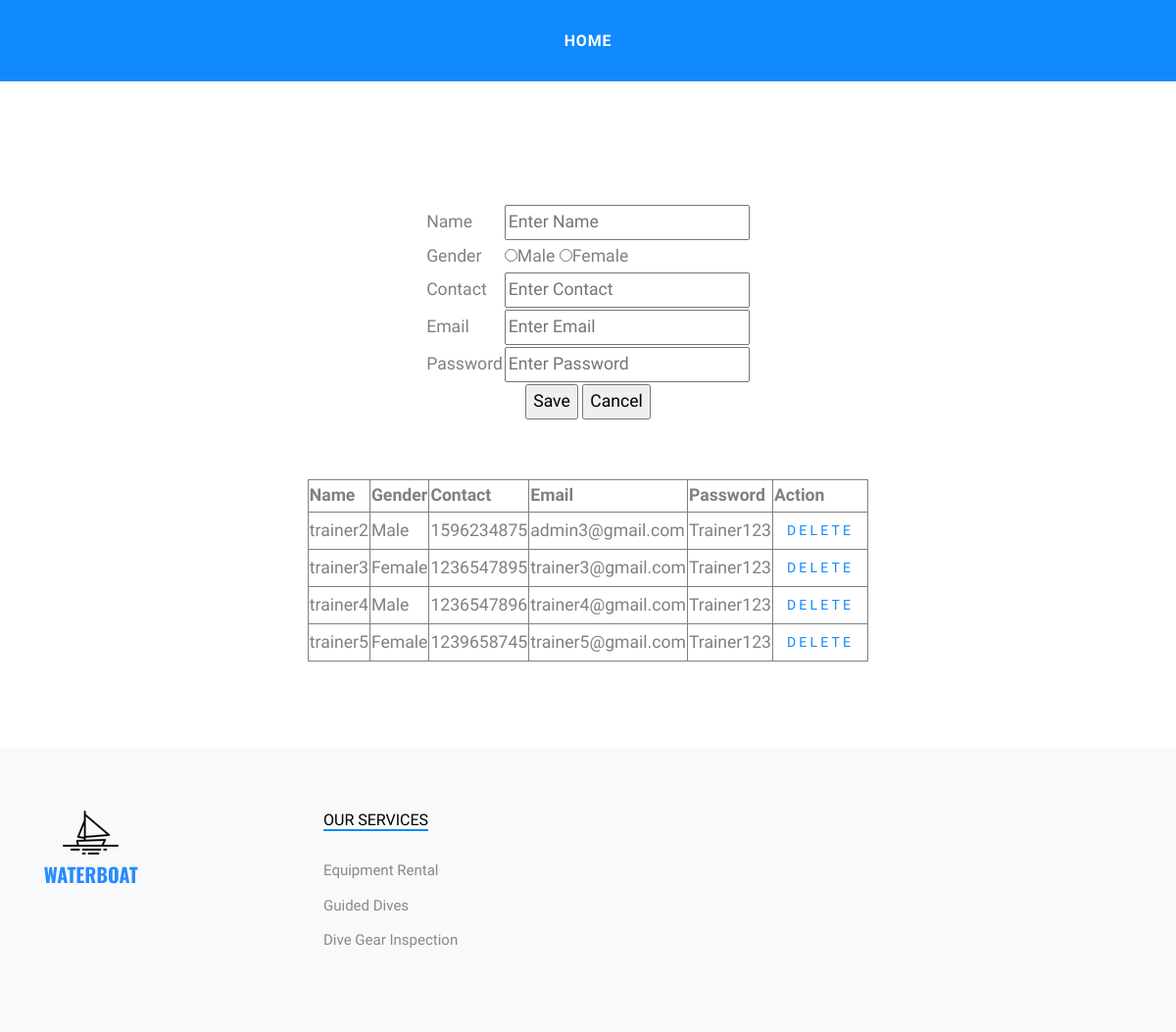
Screenshot of /trainer_registration with the database file from the repository.
### app/models.py (models this page shows)
class trainer(models.Model):
    name = models.CharField(max_length=100)
    gender = models.CharField(max_length=100)
    contact = models.CharField(max_length=100)
    email = models.EmailField(max_length=100)
    password = models.CharField(max_length=100)
    user_id = models.ForeignKey(User,on_delete=models.CASCADE)

### app/views.py (the view)
# urls.py: path('trainer_registration',views.trainerreg,name='trainer_registration'),
def trainerreg(request):
    if request.method == 'POST':
        name = request.POST['Name']
        gender = request.POST['gender']
        contact = request.POST['contact']
        email = request.POST['Email']
        password = request.POST['password']
        data = User.objects.create_user(first_name=name,email=email,username=email,password=password)
        data.save()
        data1 = trainer.objects.create(name=name,contact=contact,gender=gender,user_id=data,email=email,password=password)
        data1.save()
        return redirect('trainer_registration')
    else:
        b=trainer.objects.all()
        return render(request,'trainer_registration.html',{'a':b})

### template/trainer_registration.html (shortened to what this page needs)
<!DOCTYPE html>
<html lang="en">
<head>
  <link rel="stylesheet" href="/static/main/fonts/icomoon/style.css">
  <link rel="stylesheet" href="/static/main/css/bootstrap.min.css">
  <link rel="stylesheet" href="/static/main/css/jquery-ui.css">
  <link rel="stylesheet" href="/static/main/css/owl.carousel.min.css">
  <link rel="stylesheet" href="/static/main/css/owl.theme.default.min.css">
  <link rel="stylesheet" href="/static/main/css/owl.theme.default.min.css">
  <link rel="stylesheet" href="/static/main/css/jquery.fancybox.min.css">
  <link rel="stylesheet" href="/static/main/css/bootstrap-datepicker.css">
  <link rel="stylesheet" href="/static/main/fonts/flaticon/font/flaticon.css">
  <link rel="stylesheet" href="/static/main/css/aos.css">
  <link href="/static/main/css/jquery.mb.YTPlayer.min.css" media="all" rel="stylesheet" type="text/css">
  <link rel="stylesheet" href="/static/main/css/style.css">
</head>
<body data-spy="scroll" data-target=".site-navbar-target" data-offset="300">
  <div class="site-wrap">
    <div class="header-top bg-light">
      <div class="site-navbar py-2 js-sticky-header site-navbar-target d-none pl-0 d-lg-block" role="banner">
        <div class="container">
          <div class="d-flex align-items-center">
            <div class="mx-auto">
              <nav class="site-navigation position-relative text-right" role="navigation">
                <ul class="site-menu main-menu js-clone-nav mr-auto d-none pl-0 d-lg-block">
                  <li>
                    <a href="{% url 'admin_homepage' %}" class="nav-link text-left">Home</a>
                  </li>
                </ul>
              </nav>
            </div>
          </div>
        </div>
      </div>
    </div>
    <div class="site-section">
      <br><br><br><br>
<!DOCTYPE html>
<html lang="en">
<head>
</head>
<body>
    <form method="post" action="{% url 'trainer_registration' %}">
        <table align="center">
            <tr>
                <td>Name</td>
                <td><input type="text" name="Name" placeholder="Enter Name" required ></td>
            </tr>
            <tr>
                <td>Gender</td>
                <td>
                    <input type="radio" name="gender" value="Male" >Male
                    <input type="radio" name="gender" value="Female" >Female
                </td>
            </tr>
            <tr>
                <td>Contact</td>
                <td><input type="text" name="contact" placeholder="Enter Contact" required ></td>
            </tr>
            <tr>
                <td>Email</td>
                <td><input type="email" name="Email" placeholder="Enter Email" required ></td>
            </tr>
            <tr>
                <td>Password</td>
                <td><input type="password" name="password" placeholder="Enter Password" title="Must contain at least one number and one uppercase and lowercase letter, and at least 8 or more characters" required pattern="(?=.*\d)(?=.*[a-z])(?=.*[A-Z]).{8,}"></td>
            </tr>
            <tr>
                <td colspan="2" align="center">
                    <input type="submit" name="btnsubmit" value="Save">
                    <input type="reset" name="btncancel" value="Cancel">
                </td>
            </tr>
        </table>
    </form>
    <table align="center" border="1" style="margin-top: 5%;">
        <thead>
          <tr>
            <th>Name</th>
            <th>Gender</th>
            <th>Contact</th>
            <th>Email</th>
            <th>Password</th>
            <th>Action</th>
        </tr>
      </thead>
      <tbody>
        {% for i in a %}
        <tr>
          <td>{{ i.user_id.first_name }}</td>
          <td>{{ i.gender }}</td>
          <td>{{ i.contact }}</td>
          <td>{{ i.user_id.username }}</td>
          <td>{{ i.password }}</td>
          <td>
            <a href="{% url 'trainerdelete' id=i.id %}" class="btn" onclick="return confirm('Are you sure?');">Delete</a>
          </td>
        </tr>
        {% endfor %}
      </tbody>
    </table>
</body>
</html>
    </div>
    <div class="footer bg-light">
      <div class="container">
        <div class="row">
          <div class="col-lg-3">
            <p class="mb-4"><img src="/static/Index/images/logo2.png" alt="Image" class="img-fluid"></p>
          </div>
          <div class="col-lg-3">
            <h3 class="footer-heading"><span>Our Services</span></h3>
            <ul class="list-unstyled">
              <li><a>Equipment Rental</a></li>
              <li><a>Guided Dives</a></li>
              <li><a>Dive Gear Inspection</a></li>
            </ul>
          </div>
        </div>
      </div>
    </div>
  </div>
</body>
</html>

### static/Index/css/style.css (style rules this page uses)
html { overflow-x: hidden; }
body { line-height: 1.7; color: gray; font-weight: 300; font-size: 1.1rem; }
a { -webkit-transition: .3s all ease; -o-transition: .3s all ease; transition: .3s all ease; }
h1, h2, h3, h4, h5, .h1, .h2, .h3, .h4, .h5 { font-family: "Oswald", sans-serif; }
.site-wrap:before { display: none; -webkit-transition: .3s all ease-in-out; -o-transition: .3s all ease-in-out; transition: .3s all ease-in-out; background: rgba(0, 0, 0, 0.6); content: ""; position: absolute; z-index: 2000; top: 0; left: 0; right: 0; bottom: 0; opacity: 0; visibility: hidden; }
.site-section { padding: 2.5em 0; }
@media (min-width: 768px) { .site-section { padding: 5em 0; } }
.site-navbar { font-family: "Oswald", sans-serif; margin-bottom: 0px; z-index: 1999; width: 100%; }
.site-navbar .site-navigation .site-menu { margin-bottom: 0; }
.site-navbar .site-navigation .site-menu a { text-decoration: none !important; display: inline-block; }
.site-navbar .site-navigation .site-menu > li { display: inline-block; }
.site-navbar .site-navigation .site-menu > li > a { text-transform: uppercase; font-size: 16px; letter-spacing: .05rem; font-weight: 900; padding: 20px 20px; color: #fff; display: inline-block; text-decoration: none !important; }
.site-mobile-menu .site-nav-wrap { padding: 0; margin: 0; list-style: none; position: relative; }
.site-mobile-menu .site-nav-wrap a { padding: 10px 20px; display: block; position: relative; color: #212529; }
.site-mobile-menu .site-nav-wrap li { position: relative; display: block; }
.site-mobile-menu .site-nav-wrap > li { display: block; position: relative; float: left; width: 100%; }
.site-mobile-menu .site-nav-wrap > li > a { padding-left: 20px; font-size: 20px; }
.sticky-wrapper .site-navbar { -webkit-transition: .3s all ease; -o-transition: .3s all ease; transition: .3s all ease; background: #1089ff; }
.sticky-wrapper .site-navbar .site-menu > li { display: inline-block; }
.footer { padding: 4rem 0; background: #000; font-size: 15px; color: #888; }
.footer .footer-heading { font-size: 16px; color: #000; margin-bottom: 30px; text-transform: uppercase; }
.footer .footer-heading > span { border-bottom: 2px solid #1089ff; }
.footer ul li { margin-bottom: 10px; }
.btn { text-transform: uppercase; font-size: 14px; letter-spacing: .2rem; font-family: "Oswald", sans-serif; }

### rows the page displays
trainer: user_id.first_name "trainer2", gender "Male", contact "1596234875", user_id.username "admin3@gmail.com", password "Trainer123"
trainer: user_id.first_name "trainer3", gender "Female", contact "1236547895", user_id.username "trainer3@gmail.com", password "Trainer123"
trainer: user_id.first_name "trainer4", gender "Male", contact "1236547896", user_id.username "trainer4@gmail.com", password "Trainer123"
trainer: user_id.first_name "trainer5", gender "Female", contact "1239658745", user_id.username "trainer5@gmail.com", password "Trainer123"
